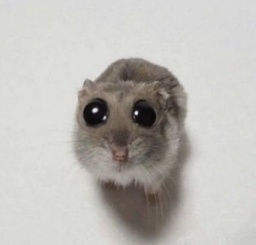
#> input picture mt.muster-python_script/hampter.jpg, 256 x 245 px, shrunk from 389 x 373 before the run
$ python pixelateGrid.py
#> lines starting #> are read from the running program, lines starting #| are printed output that depends on the picture; after the words box and inside, x2 and y2 are one past the last pixel; in counts of white or black regions, pixels touching at a corner belong together
import cv2
import numpy as np

def draw_grid(image, block_size_height, block_size_width, thick_line_freq):
    # Copy the image to avoid modifying the original
    image_with_grid = image.copy()

    # Draw the grid
    for i in range(0, image.shape[0], block_size_height):
        thickness = 1 if (i // block_size_height) % thick_line_freq != 0 else 2
        cv2.line(image_with_grid, (0, i), (image.shape[1], i), (0, 0, 0), thickness)

    for j in range(0, image.shape[1], block_size_width):
        thickness = 1 if (j // block_size_width) % thick_line_freq != 0 else 2
        cv2.line(image_with_grid, (j, 0), (j, image.shape[0]), (0, 0, 0), thickness)

    return image_with_grid

def generate_pixelated_image(image_path, is_height, block_num, max_colors, thick_line_freq, scale_factor=2):
    # Load the original image
#> called with image_path = 'hampter.jpg', is_height = False, block_num = 40, max_colors = 50, thick_line_freq = 5, scale_factor = 2
    original_image = cv2.imread(image_path)
#> original_image is the input picture: shape (245, 256, 3); mean B, G, R 182.2, 187.1, 189.3
    if original_image is None:
        print("Error: Unable to load the image.")
        return

    # Resize the input image
    original_height, original_width = original_image.shape[:2]
#> original_height = 245; original_width = 256
    scaled_height, scaled_width = int(original_height * scale_factor), int(original_width * scale_factor)
#> scaled_height = 490; scaled_width = 512
    original_image_resized = cv2.resize(original_image, (scaled_width, scaled_height))

    # Calculate new block dimensions
    if is_height:
        block_size_height = original_image_resized.shape[0] // block_num
        block_size_width = block_size_height  # Proportional to height
    else:
        block_size_width = original_image_resized.shape[1] // block_num
#> block_size_width = 12
        block_size_height = block_size_width  # Proportional to width
#> block_size_height = 12

    # Crop the image into square blocks
    new_height = (original_image_resized.shape[0] // block_size_height) * block_size_height
#> new_height = 480
    new_width = (original_image_resized.shape[1] // block_size_width) * block_size_width
#> new_width = 504
    cropped_image = original_image_resized[:new_height, :new_width]
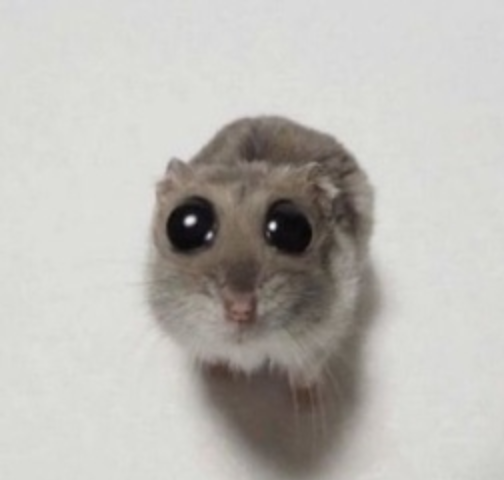
#> cropped_image: shape (480, 504, 3); mean B, G, R 181.4, 186.3, 188.5

    # Reduce the number of colors using clustering
    reduced_image = cv2.pyrMeanShiftFiltering(cropped_image, 20, 20)
    reshaped_image = reduced_image.reshape(-1, 3)

    # Color clustering
    criteria = (cv2.TERM_CRITERIA_EPS + cv2.TERM_CRITERIA_MAX_ITER, 10, 1.0)
    _, labels, centers = cv2.kmeans(reshaped_image.astype(np.float32), max_colors, None, criteria, 10, cv2.KMEANS_RANDOM_CENTERS)
#> centers = 50 rows, first 8: [137.7, 144.7, 151.1], [214.5, 219.2, 218.3], [58.98, 65.14, 75.69], [147.9, 154.2, 160.3], [181.4, 186.2, 190.3], [159.1, 166.9, 174.2], [156.3, 163.5, 170.4], [39.36, 40.68, 46.91]

    # Select a representative color for each cluster
    dominant_colors = np.uint8(centers)
#> dominant_colors = 50 rows, first 8: [137, 144, 151], [214, 219, 218], [58, 65, 75], [147, 154, 160], [181, 186, 190], [159, 166, 174], [156, 163, 170], [39, 40, 46]
    mapped_colors = dominant_colors[labels.flatten()]
    clustered_image = mapped_colors.reshape((reduced_image.shape))

    # Divide the image into blocks of uniform color
    pixelated_image = np.zeros_like(clustered_image)
    used_colors = set()  # Set of all used colors
    for i in range(0, clustered_image.shape[0], block_size_height):
        for j in range(0, clustered_image.shape[1], block_size_width):
            color = clustered_image[i, j]
            pixelated_image[i:i+block_size_height, j:j+block_size_width] = color
            used_colors.add(tuple(color))  # Add the color to the set of used colors
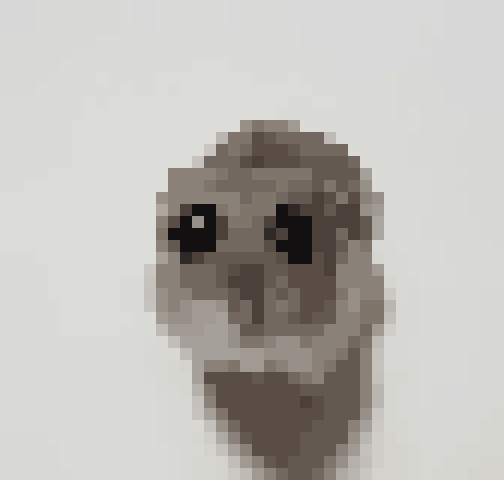
#> pixelated_image: shape (480, 504, 3); mean B, G, R 181.3, 186.3, 188.3
#> after the loop, used_colors = 32 items

    # Add grid lines to the image
    pixelated_image_with_grid = draw_grid(pixelated_image, block_size_height, block_size_width, thick_line_freq)
#> after the loop in draw_grid, `for i in range(0, image.shape[0], block_size_height):`:
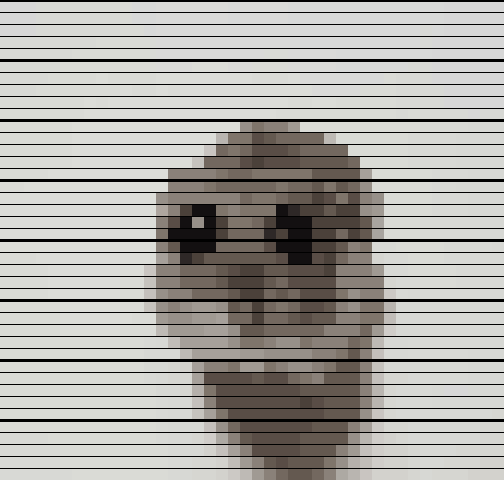
#> image_with_grid: shape (480, 504, 3); 11.46% of pixels changed, all inside (x1, y1, x2, y2) = (0, 0, 504, 469)
#> after the loop in draw_grid, `for j in range(0, image.shape[1], block_size_width):`:
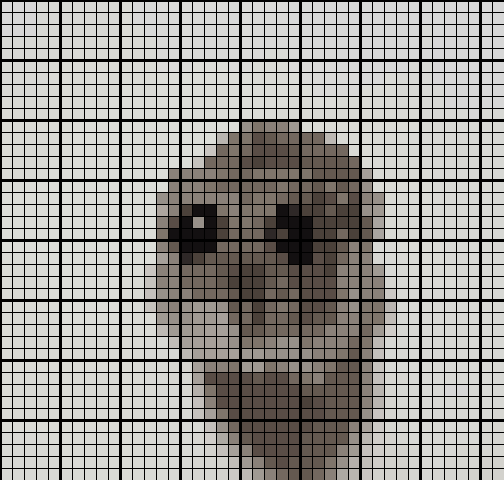
#> image_with_grid: shape (480, 504, 3); 10.36% of pixels changed, all inside (x1, y1, x2, y2) = (0, 2, 493, 480)

    # Save the transformed image
    output_path = "pixelated_" + image_path.split("/")[-1]
    cv2.imwrite(output_path, pixelated_image_with_grid)
    print("Image has been generated and saved as:", output_path)

    # Print all used colors in hexadecimal format
    print("Used colors (hex):")
    for color in used_colors:
        hex_color = '#{:02x}{:02x}{:02x}'.format(*color)
        print(hex_color)
#> this loop made 32 passes
#> (color, hex_color) on passes 1 to 12: ((154, 160, 166), '#9aa0a6'), ((70, 77, 89), '#464d59'), ((159, 166, 174), '#9fa6ae'), ((209, 214, 214), '#d1d6d6'), ((181, 186, 190), '#b5babe'), ((176, 181, 185), '#b0b5b9'), ((215, 215, 215), '#d7d7d7'), ((107, 117, 127), '#6b757f'), ((39, 40, 46), '#27282e'), ((80, 89, 100), '#505964'), ((205, 210, 211), '#cdd2d3'), ((214, 219, 218), '#d6dbda')
#| #9aa0a6
#| #464d59
#| #9fa6ae
#| #d1d6d6
#| #b5babe
#| #b0b5b9
#| #d7d7d7
#| #6b757f
#> (further printed lines are left out)

# Parameters
image_path = "hampter.jpg"
is_height = False        # If True, the user specifies the number of blocks in height, otherwise in width
block_num = 40          # Number of blocks in the specified direction
max_colors = 50         # Maximum number of different colors
thick_line_freq = 5     # Frequency of thick grid lines (every fifth block)
scale_factor = 2        # Scaling factor

# Call the function to generate the transformed image
generate_pixelated_image(image_path, is_height, block_num, max_colors, thick_line_freq, scale_factor)
